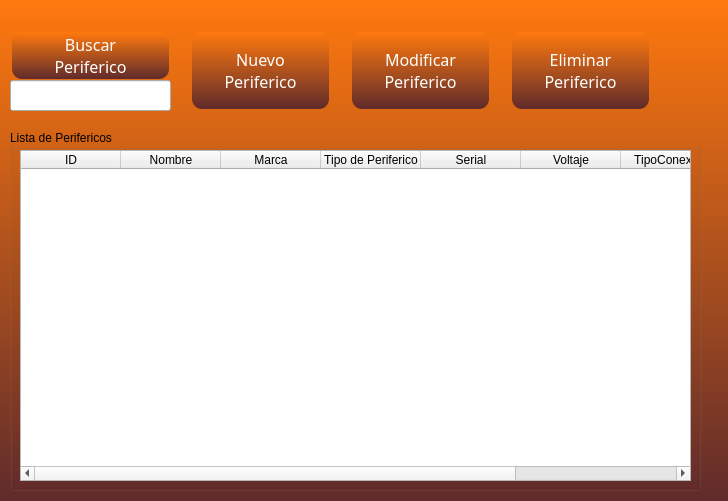
<?xml version="1.0" encoding="UTF-8"?>
<ui version="4.0">
 <class>Dialog</class>
 <widget class="QDialog" name="Dialog">
  <property name="geometry">
   <rect>
    <x>0</x>
    <y>0</y>
    <width>728</width>
    <height>501</height>
   </rect>
  </property>
  <property name="windowTitle">
   <string>Dialog</string>
  </property>
  <property name="styleSheet">
   <string notr="true">QDialog{
    color: rgba(255, 255, 255, 10) ;
	background-color: qlineargradient(spread:pad, x0:0, y0:2, x2:0, y2:1.1, stop:0 rgba(255, 121, 14, 255), stop:1 rgba(80, 35, 46, 255));
	opacity:80;
	position: relative;
    background-position: center;
    background-repeat: no-repeat;
    
}
QPushButton {
 background-color: qlineargradient(spread:pad, x0:0, y0:2, x2:0, y2:1.1, stop:0 rgba(255, 121, 14, 255), stop:1 rgba(80, 35, 46, 255));
 color: white;
font-family:Epitet-SemiBold;
font-size: 16px;
margin:2px;
 border-radius:10px;
}
QPushButton:Hover {
 background-color: rgb(255, 121, 14);
 color: red;
font-family:Epitet-SemiBold;
font-size: 16px;
margin:2px;
 border-radius:10px;
}
QPushButton:Pressed {
 background-color: rgb(80, 35, 46);
 color: black;
font-family:Epitet-SemiBold;
font-size: 16px;
margin:2px;
 border-radius:10px;
}
QPushButton:disabled{
	border-style: outset;
	border-width: 2px;
	border-top-color: qlineargradient(spread:pad, x1:0.5, y1:0.6, x2:0.5, y2:0.4, stop:0 rgba(115, 115, 115, 255), stop:1 rgba(62, 62, 62, 255));
	border-right-color: qlineargradient(spread:pad, x1:0.4, y1:0.5, x2:0.6, y2:0.5, stop:0 rgba(115, 115, 115, 255), stop:1 rgba(62, 62, 62, 255));
	border-left-color: qlineargradient(spread:pad, x1:0.6, y1:0.5, x2:0.4, y2:0.5, stop:0 rgba(115, 115, 115, 255), stop:1 rgba(62, 62, 62, 255));
	border-bottom-color: rgb(58, 58, 58);
	border-bottom-width: 1px;
	border-style: solid;
	color: rgb(0, 0, 0);
	padding: 2px;
	background-color: qlineargradient(spread:pad, x1:0.5, y1:1, x2:0.5, y2:0, stop:0 rgba(57, 57, 57, 255), stop:1 rgba(77, 77, 77, 255));
}</string>
  </property>
  <widget class="QPushButton" name="NuevoPeriferico">
   <property name="geometry">
    <rect>
     <x>190</x>
     <y>30</y>
     <width>141</width>
     <height>81</height>
    </rect>
   </property>
   <property name="font">
    <font>
     <family>Epitet-SemiBold</family>
     <pointsize>-1</pointsize>
    </font>
   </property>
   <property name="text">
    <string>Nuevo
Periferico</string>
   </property>
  </widget>
  <widget class="QPushButton" name="ModificarPeriferico">
   <property name="geometry">
    <rect>
     <x>350</x>
     <y>30</y>
     <width>141</width>
     <height>81</height>
    </rect>
   </property>
   <property name="font">
    <font>
     <family>Epitet-SemiBold</family>
     <pointsize>-1</pointsize>
    </font>
   </property>
   <property name="text">
    <string>Modificar
Periferico</string>
   </property>
  </widget>
  <widget class="QPushButton" name="EliminarPeriferico">
   <property name="geometry">
    <rect>
     <x>510</x>
     <y>30</y>
     <width>141</width>
     <height>81</height>
    </rect>
   </property>
   <property name="font">
    <font>
     <family>Epitet-SemiBold</family>
     <pointsize>-1</pointsize>
    </font>
   </property>
   <property name="text">
    <string>Eliminar
Periferico</string>
   </property>
  </widget>
  <widget class="QPushButton" name="BuscarPerifericos">
   <property name="geometry">
    <rect>
     <x>10</x>
     <y>30</y>
     <width>161</width>
     <height>51</height>
    </rect>
   </property>
   <property name="font">
    <font>
     <family>Epitet-SemiBold</family>
     <pointsize>-1</pointsize>
    </font>
   </property>
   <property name="text">
    <string>Buscar
Periferico</string>
   </property>
  </widget>
  <widget class="QLineEdit" name="BuscarIDP">
   <property name="geometry">
    <rect>
     <x>10</x>
     <y>80</y>
     <width>161</width>
     <height>31</height>
    </rect>
   </property>
   <property name="font">
    <font>
     <pointsize>12</pointsize>
    </font>
   </property>
   <property name="inputMethodHints">
    <set>Qt::ImhDigitsOnly|Qt::ImhUrlCharactersOnly</set>
   </property>
   <property name="text">
    <string/>
   </property>
  </widget>
  <widget class="QGroupBox" name="groupBox">
   <property name="geometry">
    <rect>
     <x>10</x>
     <y>130</y>
     <width>691</width>
     <height>361</height>
    </rect>
   </property>
   <property name="title">
    <string>Lista de Perifericos</string>
   </property>
   <widget class="QTableWidget" name="ListaPerifericos">
    <property name="geometry">
     <rect>
      <x>10</x>
      <y>20</y>
      <width>671</width>
      <height>331</height>
     </rect>
    </property>
    <column>
     <property name="text">
      <string>ID</string>
     </property>
    </column>
    <column>
     <property name="text">
      <string>Nombre</string>
     </property>
    </column>
    <column>
     <property name="text">
      <string>Marca</string>
     </property>
    </column>
    <column>
     <property name="text">
      <string>Tipo de Periferico</string>
     </property>
    </column>
    <column>
     <property name="text">
      <string>Serial</string>
     </property>
    </column>
    <column>
     <property name="text">
      <string>Voltaje</string>
     </property>
    </column>
    <column>
     <property name="text">
      <string>TipoConexion</string>
     </property>
    </column>
    <column>
     <property name="text">
      <string>Estado</string>
     </property>
    </column>
   </widget>
  </widget>
 </widget>
 <resources/>
 <connections/>
</ui>
